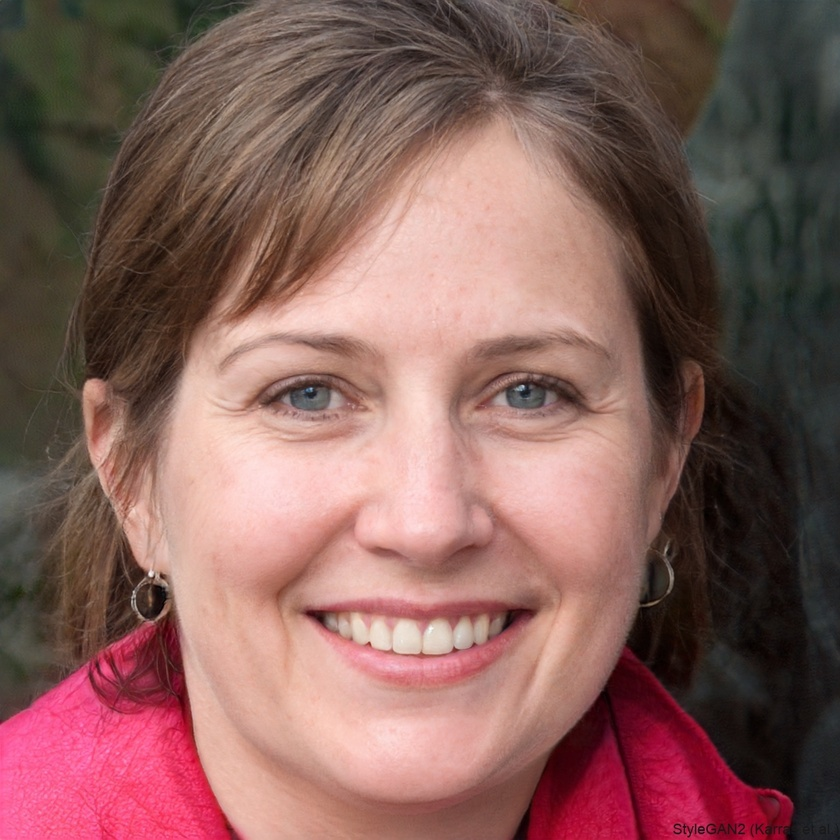
#> input picture FacialImages/person0.jpg, 840 x 840 px, shrunk from 1024 x 1024 before the run, given in place of the camera
$ python 'Skin Detection using YCbCr.py'
#> lines starting #> are read from the running program, lines starting #| are printed output that depends on the picture; after the words box and inside, x2 and y2 are one past the last pixel; in counts of white or black regions, pixels touching at a corner belong together
#> further down, image is the input picture: shape (840, 840, 3); mean B, G, R 90.7, 95.7, 133.1
#!/usr/bin/env python
# coding: utf-8

# In[8]:


import cv2
import numpy as np
min_YCbCr = np.array([0, 133, 77], np.uint8)
max_YCbCr = np.array([255, 173, 127], np.uint8)


# In[9]:


def detect_skin(image):
    ycbcr_img = cv2. cvtColor(image, cv2.COLOR_BGR2YCrCb)
#> ycbcr_img: shape (840, 840, 3); mean of channels 0, 1, 2 106.3, 147.1, 119.2
    skin_mask = cv2.inRange(ycbcr_img, min_YCbCr, max_YCbCr)
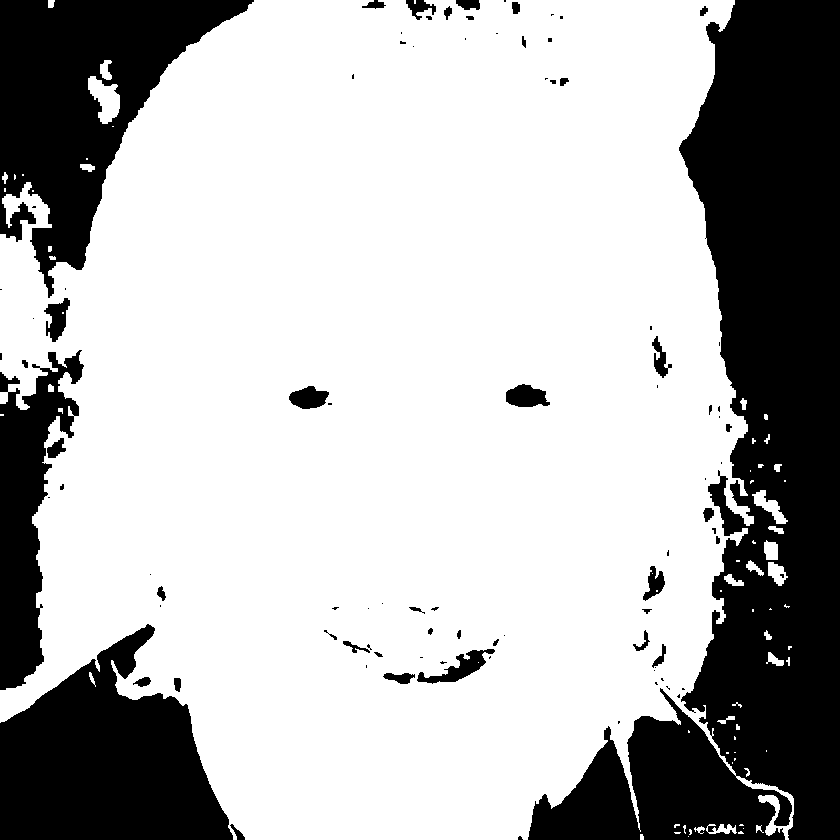
#> skin_mask: shape (840, 840); 71.1% white; 92 black regions (51 under 20 px), largest, box (x1, y1, x2, y2) and area: (528, 0, 840, 840) 118133, (0, 0, 254, 298) 33769, (0, 624, 233, 840) 31828
    skin = cv2.bitwise_and(image, image, mask=skin_mask)
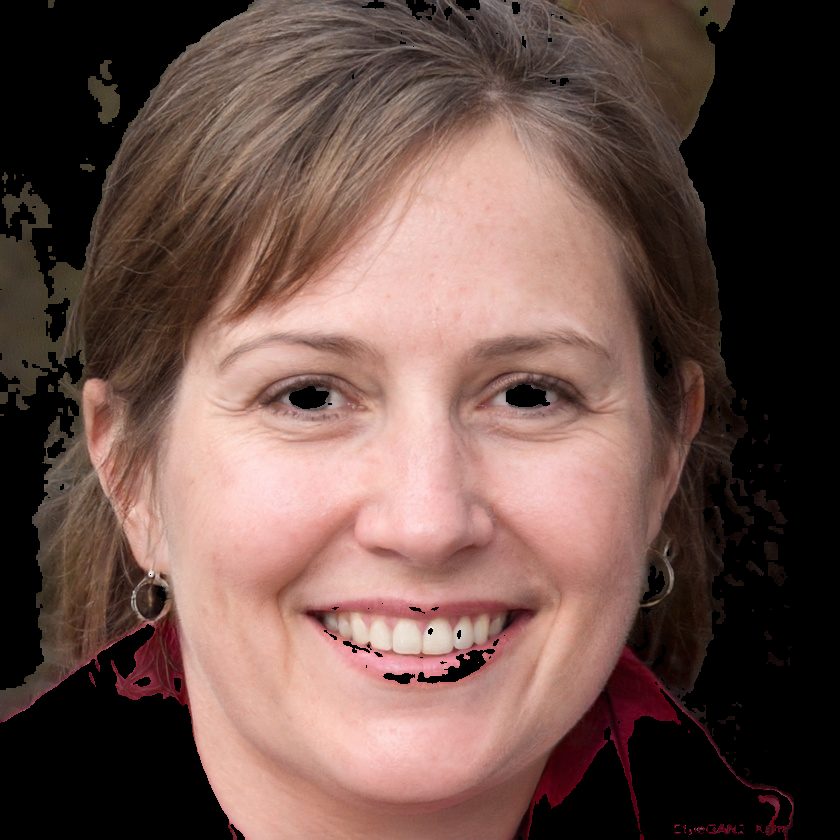
#> skin: shape (840, 840, 3); mean B, G, R 74.2, 81.1, 107.4
    return skin, skin_mask


# In[37]:


def get_skin_colour(image):
    skin, skin_mask = detect_skin(image)

    # Calculate the avg color
    skin_pxls = image[skin_mask > 0] # Get only skin pixels
    if len(skin_pxls) > 0:
        avg_colour = np.mean(skin_pxls, axis = 0)
#> avg_colour = [104.4, 114.1, 151.2]
    else:
        avg_colour = [0,0,0]  #Default if no skin is detected
    return avg_colour


# In[22]:


def draw_skin_colour(image, skin_colour):
    colour = (int(skin_colour[0]), int(skin_colour[1]), int(skin_colour[2]))
    cv2.putText(image, "Skin Colour: ", (10, 30), cv2.FONT_HERSHEY_SIMPLEX, 0.7, (255,255,255), 2)
    cv2.rectangle(image, (150, 10), (180, 40), colour, -1)


# In[32]:


def increase_brightness(colour, factor = 1.675):
    return tuple(min(int(c * factor), 255) for c in colour)


# In[40]:


video = cv2.VideoCapture(0)

while True:
    (check, image) = video.read()
    if not check:
        break

    skin, skin_mask = detect_skin(image)
    avg_colour = get_skin_colour(image)
#> avg_colour = [104.4, 114.1, 151.2]
    brighten_colour = increase_brightness(avg_colour)
#> brighten_colour = (174, 191, 253)
    draw_skin_colour(image, brighten_colour)
#> in draw_skin_colour, `cv2.rectangle(image, (150, 10), (180, 40), colour, -1)`:
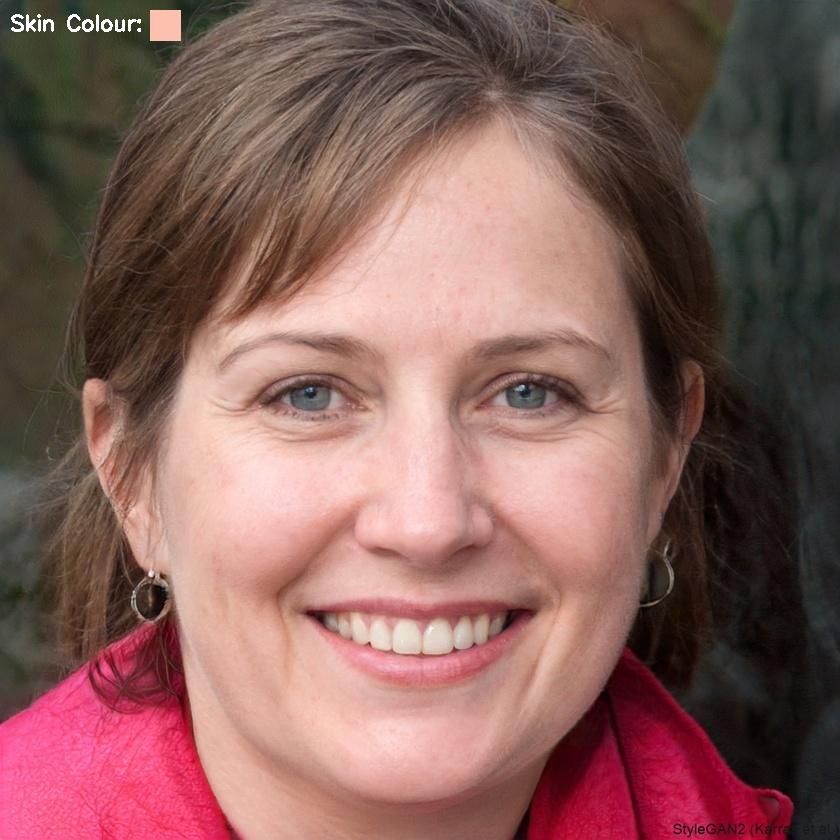
#> image: shape (840, 840, 3); mean B, G, R 91.2, 96.1, 133.6

    cv2.imshow("Original Image", image)
    cv2.imshow("Skin Detected", skin)

    if cv2.waitKey(1) & 0xFF == ord("q"):
#> (key q is pressed here)
        break
video.release()
cv2.destroyAllWindows()


# In[39]:


image1 = cv2.VideoCapture(0)
(check, image1) = image1.read()
avg_colour = get_skin_colour(image1)
brighten_colour = increase_brightness(avg_colour)
draw_skin_colour(image1, brighten_colour)
cv2.imshow("Captured Image", image1)
cv2.waitKey(0)
cv2.destroyAllWindows()


# In[ ]:

$ run again, on FacialImages/person1.jpg
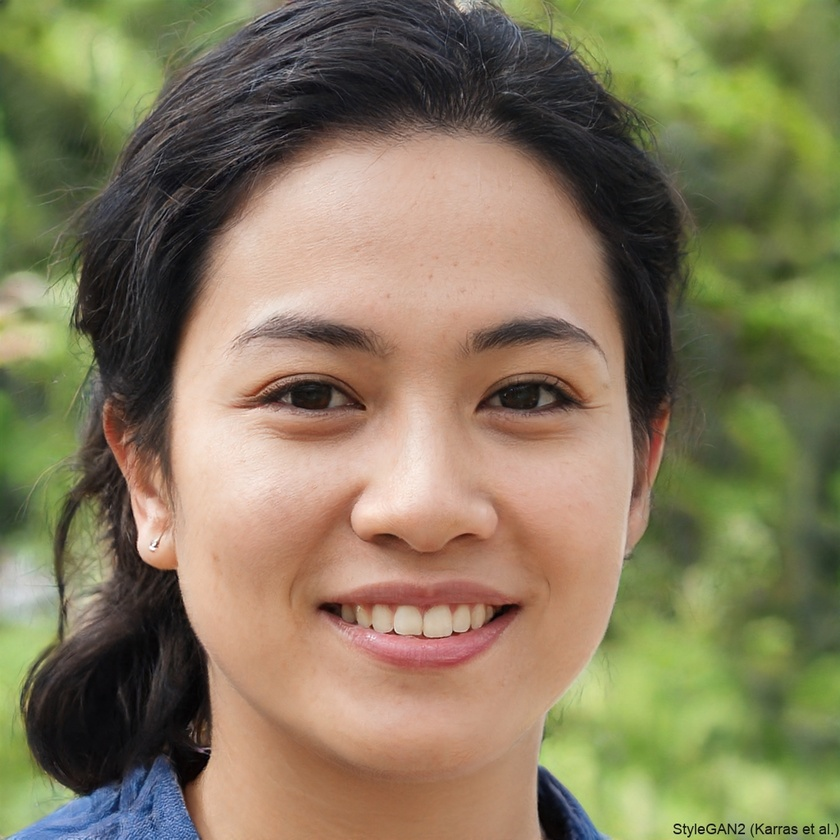
#> input picture FacialImages/person1.jpg, 840 x 840 px, shrunk from 1024 x 1024 before the run, given in place of the camera
#> image is the input picture: shape (840, 840, 3); mean B, G, R 93.2, 122.8, 133.6
#> ycbcr_img: shape (840, 840, 3); mean of channels 0, 1, 2 122.7, 135.8, 111.3
#> in detect_skin, `skin_mask = cv2.inRange(ycbcr_img, min_YCbCr, max_YCbCr)`:
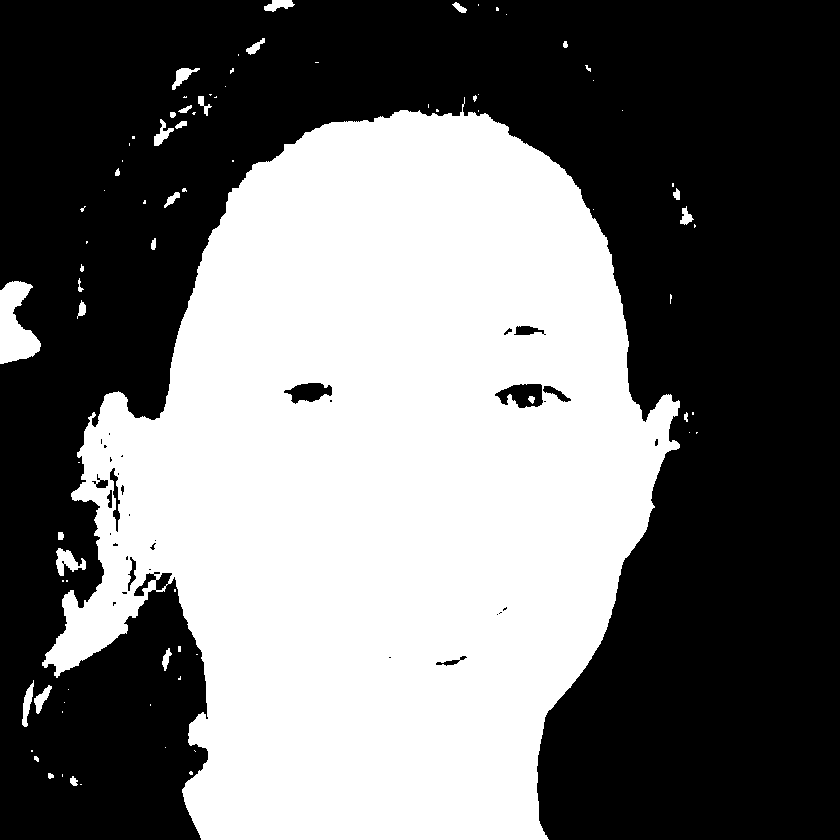
#> skin_mask: shape (840, 840); 44.4% white; 82 white regions (51 under 20 px), largest, box (x1, y1, x2, y2) and area: (42, 97, 680, 840) 307949, (0, 281, 41, 364) 2138, (56, 548, 86, 576) 428
#> in get_skin_colour, `avg_colour = np.mean(skin_pxls, axis = 0)`: avg_colour = [122, 143, 181.2]
#> brighten_colour = (204, 239, 255)
#> in draw_skin_colour, `cv2.rectangle(image, (150, 10), (180, 40), colour, -1)`:
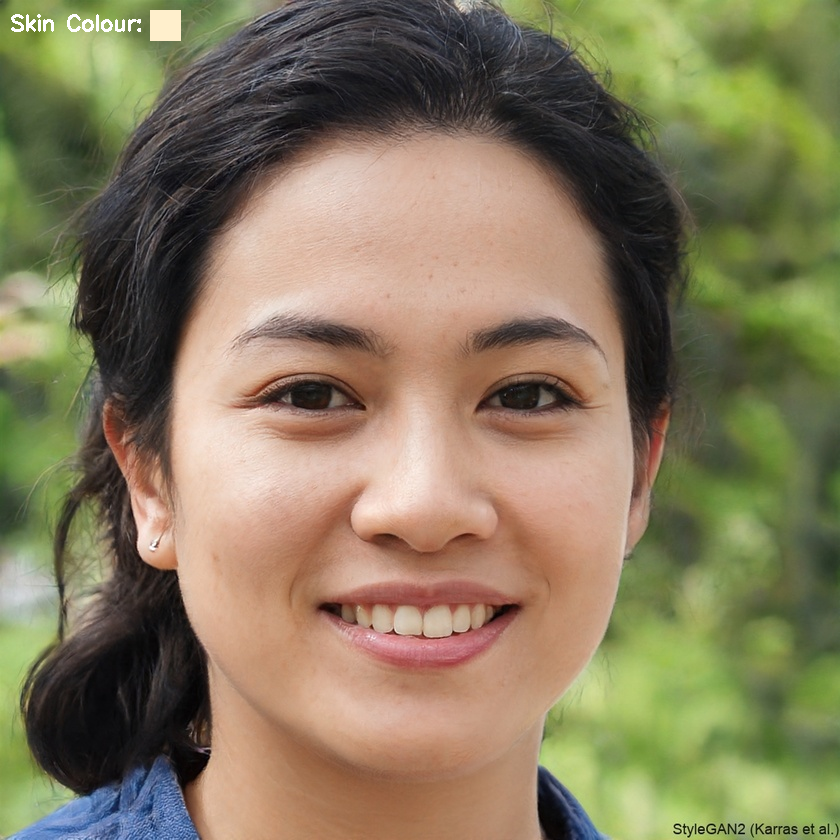
#> image: shape (840, 840, 3); mean B, G, R 93.5, 123.1, 133.9

$ run again, on FacialImages/person10.jpg
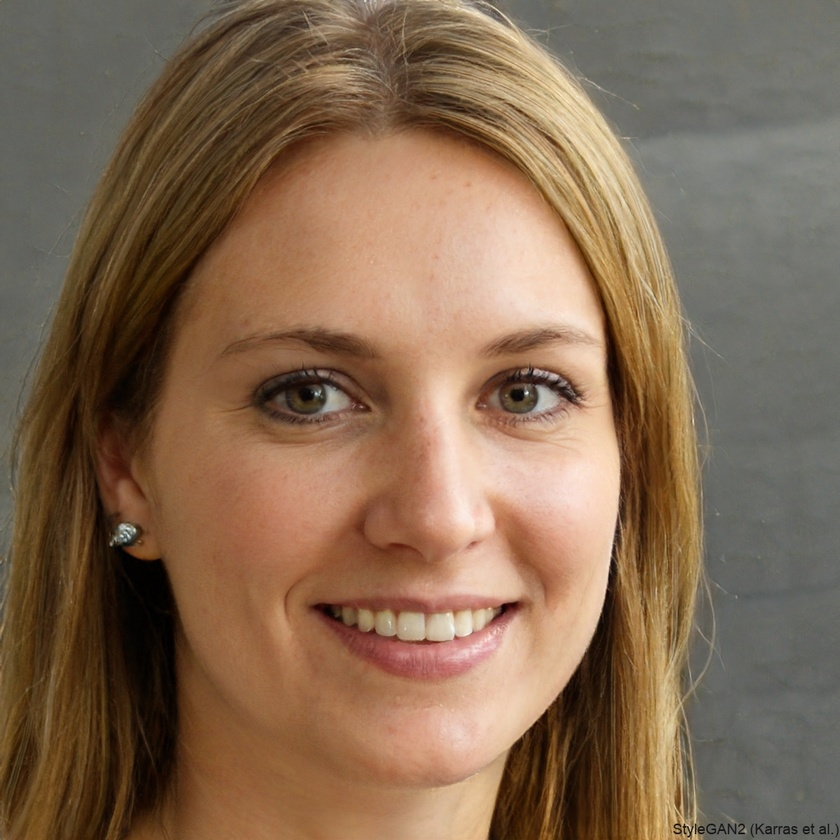
#> input picture FacialImages/person10.jpg, 840 x 840 px, shrunk from 1024 x 1024 before the run, given in place of the camera
#> image is the input picture: shape (840, 840, 3); mean B, G, R 82.2, 105.6, 131.9
#> ycbcr_img: shape (840, 840, 3); mean of channels 0, 1, 2 110.8, 143, 111.8
#> in detect_skin, `skin_mask = cv2.inRange(ycbcr_img, min_YCbCr, max_YCbCr)`:
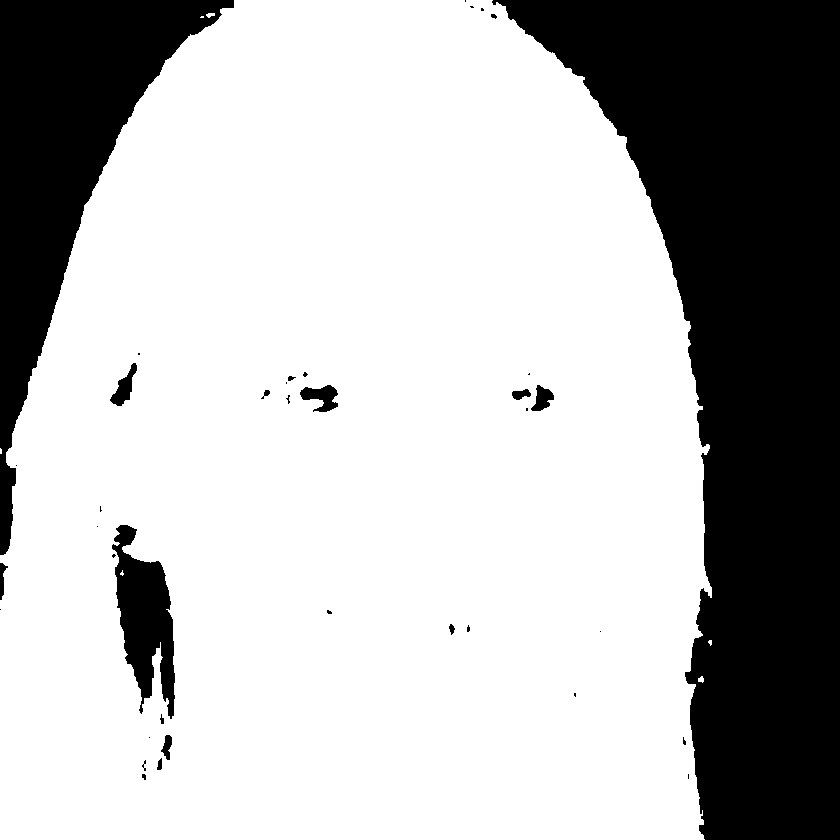
#> skin_mask: shape (840, 840); 72.1% white; 38 black regions (23 under 20 px), largest, box (x1, y1, x2, y2) and area: (492, 0, 840, 840) 145068, (0, 0, 234, 555) 42787, (112, 525, 175, 719) 6603
#> in get_skin_colour, `avg_colour = np.mean(skin_pxls, axis = 0)`: avg_colour = [75.61, 105.9, 142.7]
#> brighten_colour = (126, 177, 238)
#> in draw_skin_colour, `cv2.rectangle(image, (150, 10), (180, 40), colour, -1)`:
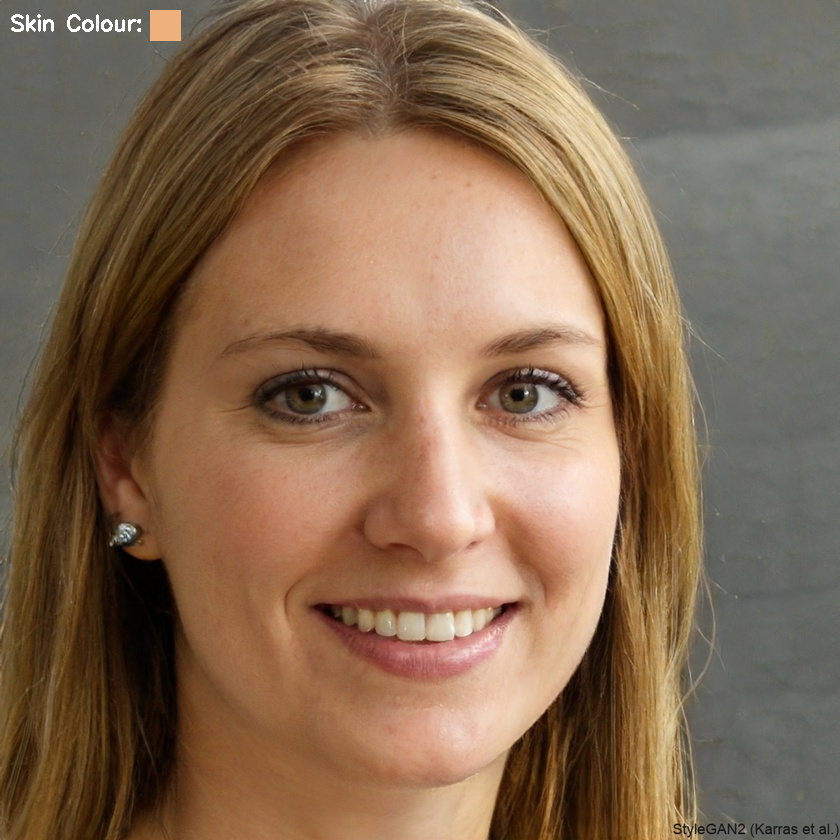
#> image: shape (840, 840, 3); mean B, G, R 82.4, 105.9, 132.3

$ run again, on FacialImages/person2.jpg
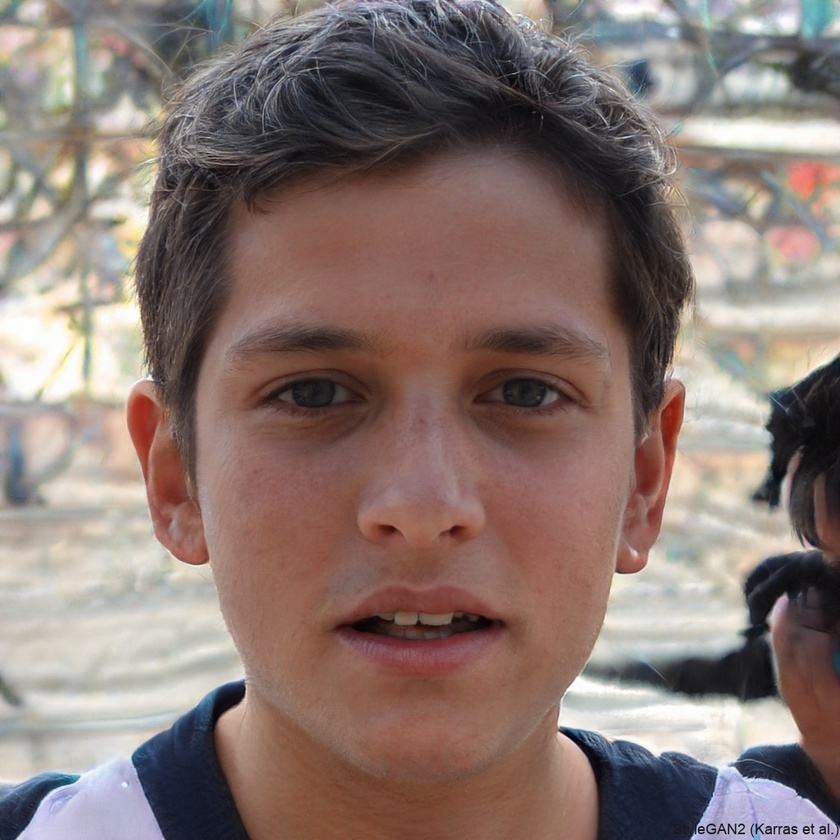
#> input picture FacialImages/person2.jpg, 840 x 840 px, shrunk from 1024 x 1024 before the run, given in place of the camera
#> image is the input picture: shape (840, 840, 3); mean B, G, R 113.6, 119.1, 137.2
#> ycbcr_img: shape (840, 840, 3); mean of channels 0, 1, 2 123.9, 137.5, 122.2
#> in detect_skin, `skin_mask = cv2.inRange(ycbcr_img, min_YCbCr, max_YCbCr)`:
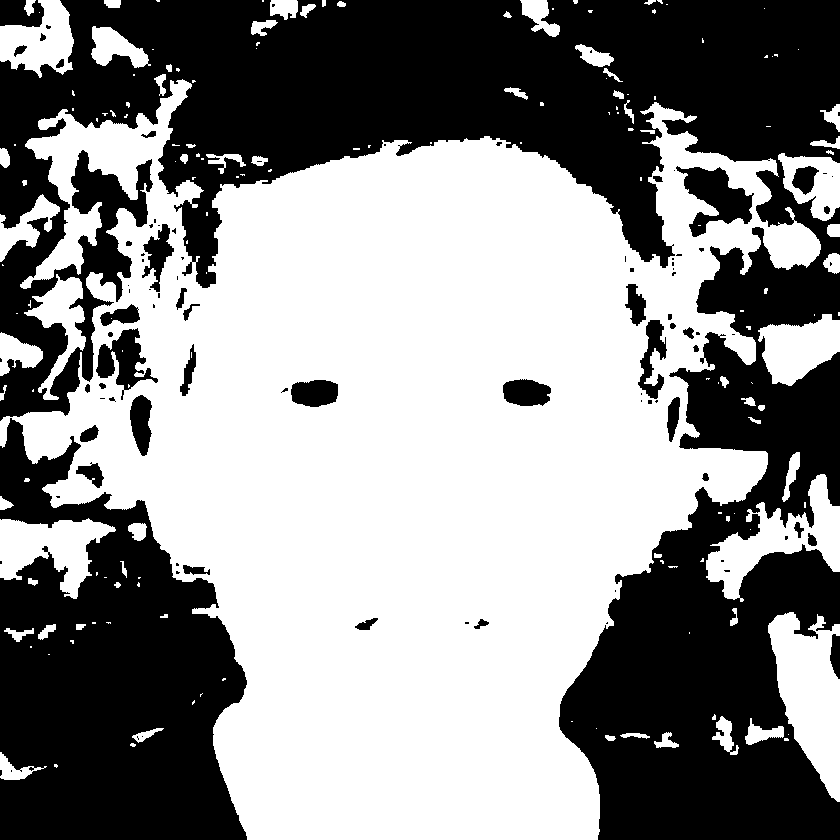
#> skin_mask: shape (840, 840); 55% white; 96 black regions (56 under 20 px), largest, box (x1, y1, x2, y2) and area: (0, 0, 840, 840) 233831, (0, 418, 247, 840) 68052, (676, 166, 754, 237) 2649
#> in get_skin_colour, `avg_colour = np.mean(skin_pxls, axis = 0)`: avg_colour = [97.03, 108.3, 141.5]
#> brighten_colour = (162, 181, 237)
#> in draw_skin_colour, `cv2.rectangle(image, (150, 10), (180, 40), colour, -1)`:
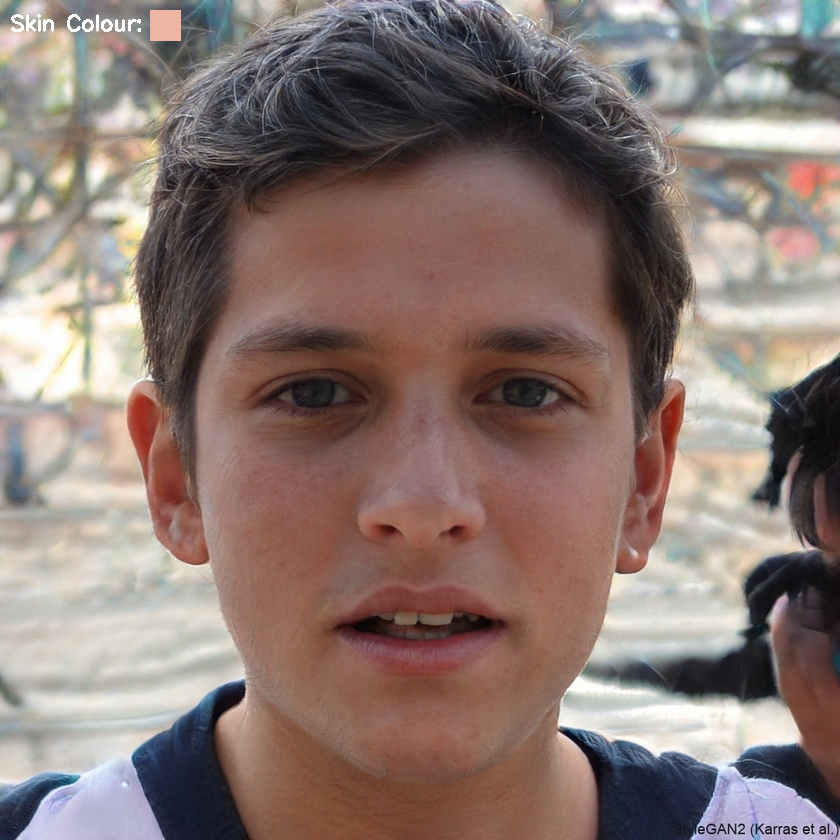
#> image: shape (840, 840, 3); mean B, G, R 113.9, 119.4, 137.5
